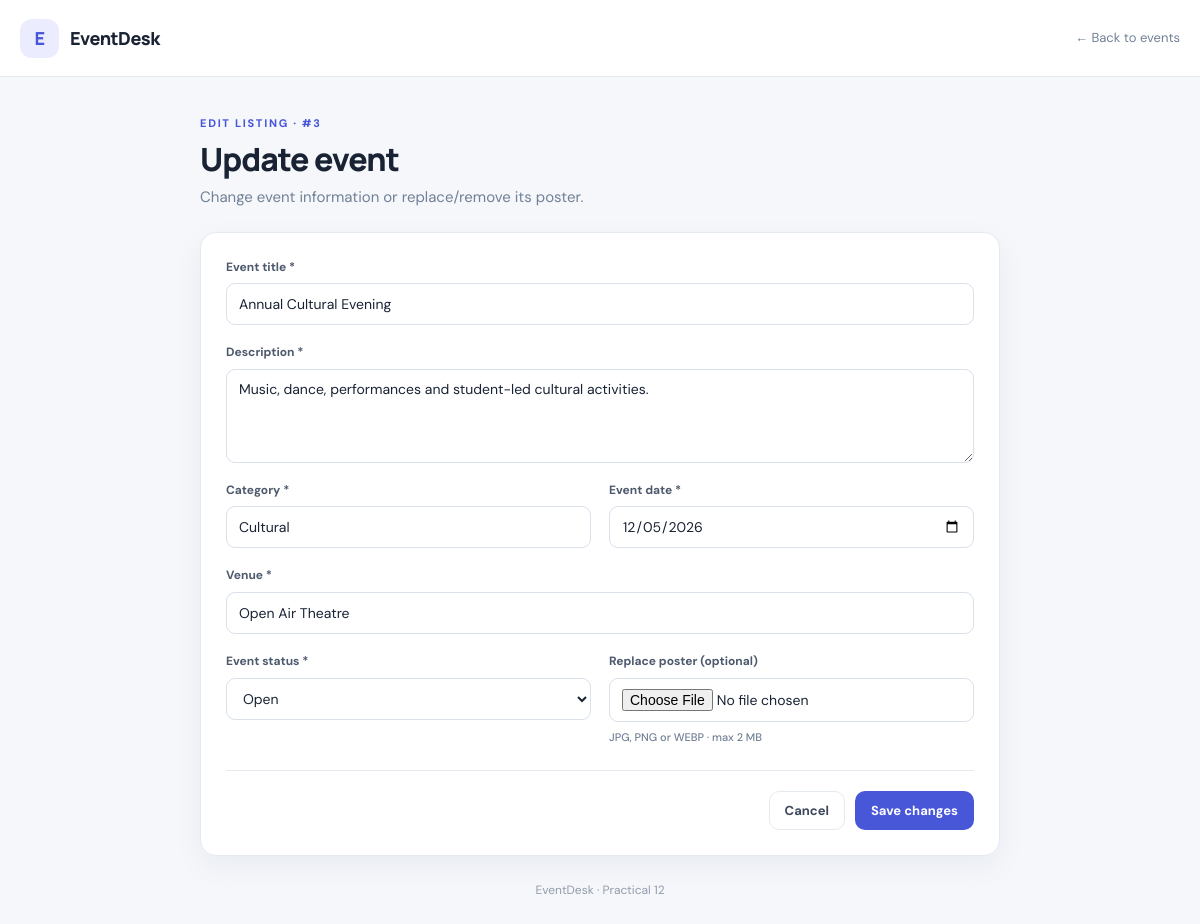
The page /edit.php?id=3 on the database its author committed.
### tables this page shows
CREATE TABLE IF NOT EXISTS events (
    id INT UNSIGNED AUTO_INCREMENT PRIMARY KEY,
    title VARCHAR(150) NOT NULL,
    description TEXT NOT NULL,
    category VARCHAR(80) NOT NULL,
    event_date DATE NOT NULL,
    venue VARCHAR(180) NOT NULL,
    status ENUM('open', 'closed') NOT NULL DEFAULT 'open',
    poster_path VARCHAR(255) DEFAULT NULL,
    created_at TIMESTAMP NOT NULL DEFAULT CURRENT_TIMESTAMP,
    updated_at TIMESTAMP NOT NULL DEFAULT CURRENT_TIMESTAMP ON UPDATE CURRENT_TIMESTAMP,
    INDEX idx_event_date (event_date),
    INDEX idx_event_category (category),
    INDEX idx_event_status (status)
);

### db.php (called while the page is built, shortened)
<?php
function e(?string $value): string {
    return htmlspecialchars($value ?? '', ENT_QUOTES | ENT_SUBSTITUTE, 'UTF-8');
}

### edit.php (the view, shortened to what this page needs)
<?php
require __DIR__ . '/db.php';
$id = filter_input(INPUT_GET, 'id', FILTER_VALIDATE_INT);
$get = $conn->prepare('SELECT * FROM events WHERE id = ?');
$get->bind_param('i', $id);
$get->execute();
$event = $get->get_result()->fetch_assoc();
$values = ['title'=>$event['title'], 'description'=>$event['description'], 'category'=>$event['category'], 'event_date'=>$event['event_date'], 'venue'=>$event['venue'], 'status'=>$event['status']];
?>
<!doctype html><html lang="en"><head><meta charset="utf-8"><meta name="viewport" content="width=device-width, initial-scale=1"><title>Edit Event</title><link rel="stylesheet" href="css/style.css"></head><body>
<header class="topbar"><div class="container nav"><a class="brand" href="index.php"><span class="brand-icon">E</span> EventDesk</a><a href="index.php" class="top-link">← Back to events</a></div></header>
<main class="container narrow"><section class="form-heading"><p class="eyebrow">EDIT LISTING · #<?= (int)$id ?></p><h1>Update event</h1><p class="muted">Change event information or replace/remove its poster.</p></section>
<form class="panel form-panel" method="post" enctype="multipart/form-data"><input type="hidden" name="csrf_token" value="<?= e(csrf_token()) ?>">
<div class="form-grid">
<label class="full"><span>Event title *</span><input name="title" maxlength="150" required value="<?= e($values['title']) ?>"></label>
<label class="full"><span>Description *</span><textarea name="description" rows="4" required><?= e($values['description']) ?></textarea></label>
<label><span>Category *</span><input name="category" maxlength="80" required value="<?= e($values['category']) ?>"></label>
<label><span>Event date *</span><input type="date" name="event_date" required value="<?= e($values['event_date']) ?>"></label>
<label class="full"><span>Venue *</span><input name="venue" maxlength="180" required value="<?= e($values['venue']) ?>"></label>
<label><span>Event status *</span><select name="status"><option value="open" <?= $values['status']==='open'?'selected':'' ?>>Open</option></select></label>
<label><span>Replace poster (optional)</span><input type="file" name="poster" accept=".jpg,.jpeg,.png,.webp,image/jpeg,image/png,image/webp"><small>JPG, PNG or WEBP · max 2 MB</small></label>
</div><div class="form-actions"><a class="button light" href="index.php">Cancel</a><button class="button primary" type="submit">Save changes</button></div></form>
</main><footer class="footer">EventDesk · Practical 12</footer></body></html>

### css/style.css (style rules this page uses)
:root { --bg:#f5f7fb;--ink:#192334;--muted:#718096;--line:#e5eaf1;--primary:#4856d8;--primary2:#3542b7;--green:#16794d;--red:#b42318;--shadow:0 10px 30px rgba(20,35,60,.055) }
* { box-sizing:border-box }
body { margin:0;background:var(--bg);color:var(--ink);font:15px/1.55 'DM Sans',Arial,sans-serif }
a { color:inherit;text-decoration:none }
.container { width:min(1180px,calc(100% - 40px));margin:auto }
.topbar { background:#fff;border-bottom:1px solid var(--line) }
.nav { height:76px;display:flex;align-items:center;justify-content:space-between;gap:20px }
.brand { display:flex;align-items:center;gap:11px;font:800 18px Manrope,sans-serif;letter-spacing:-.5px }
.brand-icon { display:grid;place-items:center;width:39px;height:39px;border-radius:12px;background:#ebedff;color:var(--primary);font-weight:800 }
.nav-note,.top-link { font-size:13px;color:var(--muted) }
.button { display:inline-flex;align-items:center;justify-content:center;border:1px solid transparent;border-radius:10px;padding:10px 15px;font:700 13px 'DM Sans',sans-serif;cursor:pointer;white-space:nowrap;transition:.15s }
.button.primary { background:var(--primary);color:#fff }
.button.light { background:#fff;border-color:var(--line);color:#3d485b }
.eyebrow { font-size:11px;font-weight:800;letter-spacing:1.7px;color:var(--primary);margin:0 0 8px }
.hero h1,.form-heading h1 { font:800 32px/1.2 Manrope,sans-serif;letter-spacing:-1px;margin:0 }
.muted { color:var(--muted);margin:8px 0 0 }
.stat-card,.panel { background:#fff;border:1px solid var(--line);border-radius:16px;box-shadow:var(--shadow) }
label { display:flex;flex-direction:column;gap:7px;color:#4d596c;font-size:12px;font-weight:700 }
input,select,textarea { width:100%;min-height:42px;border:1px solid #d9e0e9;border-radius:9px;padding:10px 12px;background:#fff;color:var(--ink);font:14px 'DM Sans',sans-serif;outline:none }
textarea { resize:vertical }
.footer { text-align:center;padding:25px;color:#929cab;font-size:12px }
.narrow { max-width:800px }
.form-heading { padding:38px 0 22px }
.form-panel { padding:25px }
.form-grid { display:grid;grid-template-columns:1fr 1fr;gap:18px }
.form-grid .full { grid-column:1/-1 }
label small { font-size:11px;color:var(--muted);font-weight:500 }
.form-actions { display:flex;justify-content:flex-end;gap:10px;margin-top:24px;padding-top:20px;border-top:1px solid var(--line) }

### rows shown on the page
events: title "Annual Cultural Evening", description "Music, dance, performances and student-led cultural activities.", category "Cultural", event_date "12/05/2026", venue "Open Air Theatre", status "Open"

### other values the page prints
$id "3"
